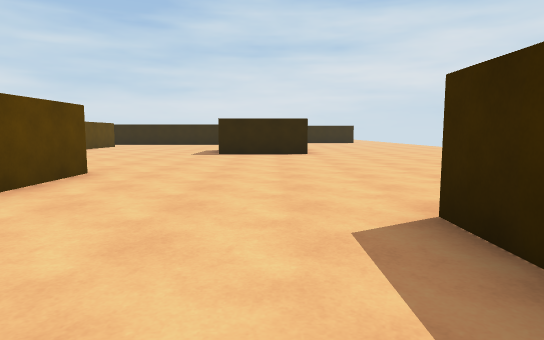
[1] (above)

24 first-person views from a walk through a 3-D level made in the Unity game engine. The camera is 1.2 m above the floor, tilts 6° down and sees 75° across. The floor is counted in squares, 2 m on a side. Each view is taken from the middle of a square. On the plan, view 1 faces up. The plan holds only what a view shows up to about 10 squares ahead; the rest is blank. The place goes on beyond the plan.

[2]
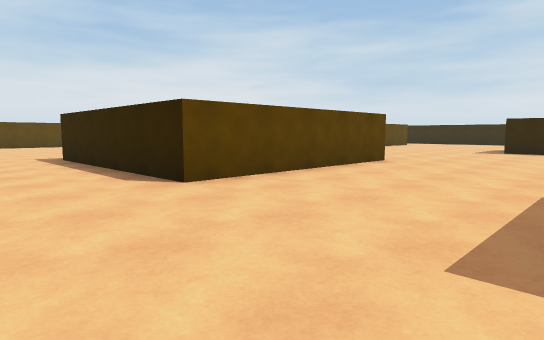

[3]
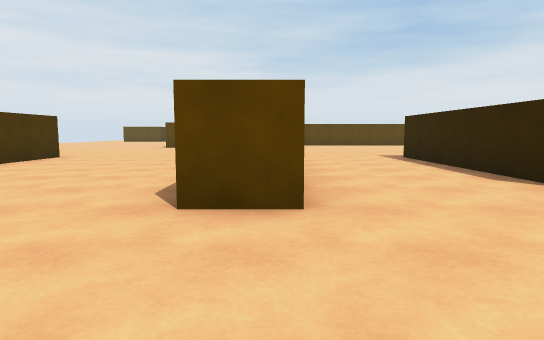

[4]
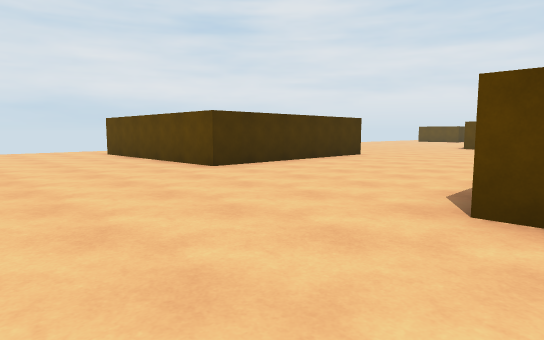

[5]
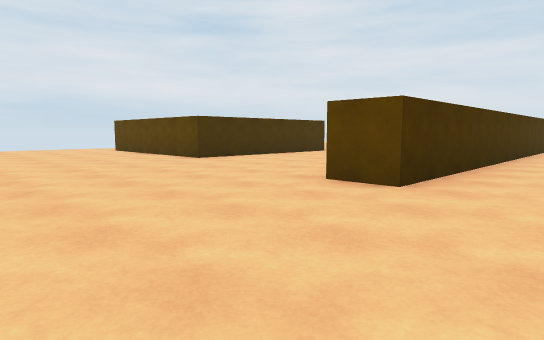

[6]
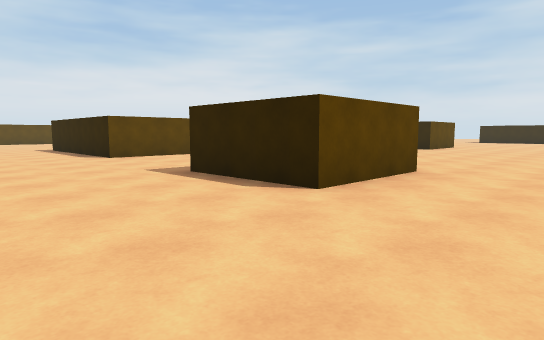

[7]
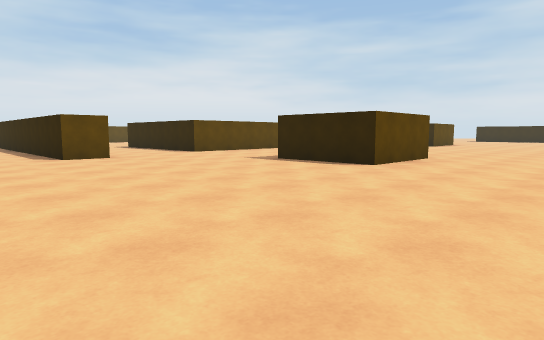

[8]
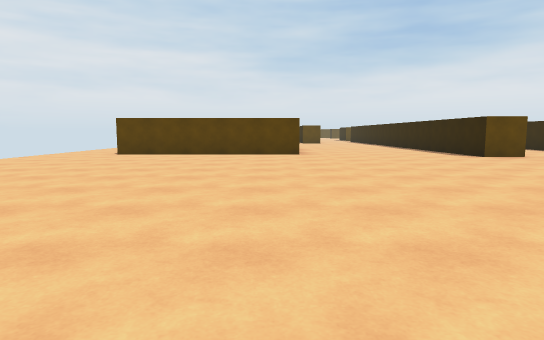

[9]
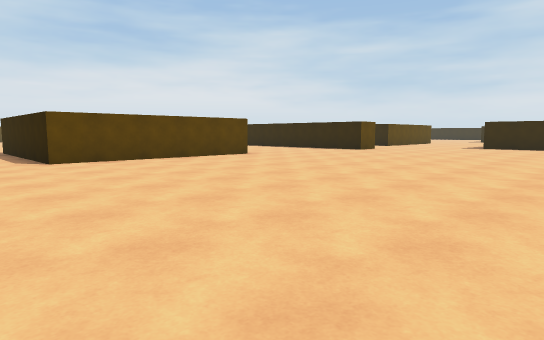

[10]
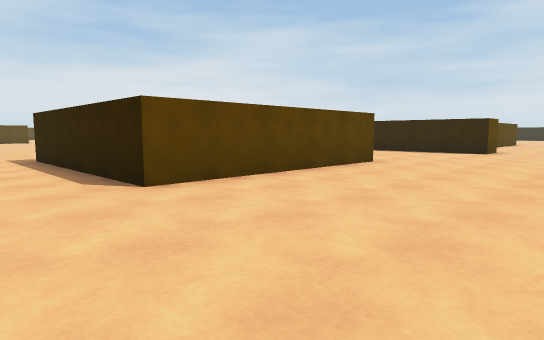

[11]
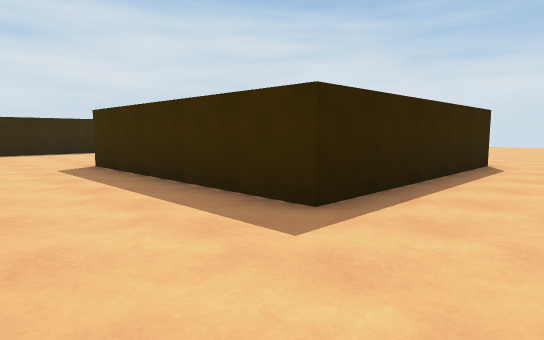

[12]
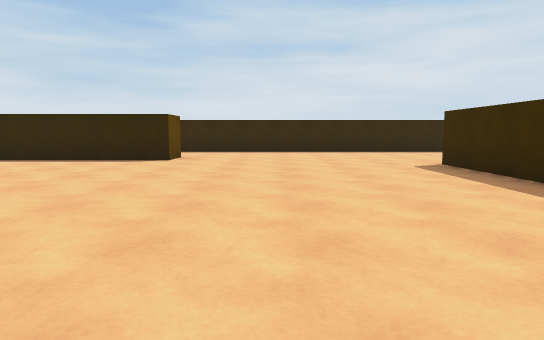

[13]
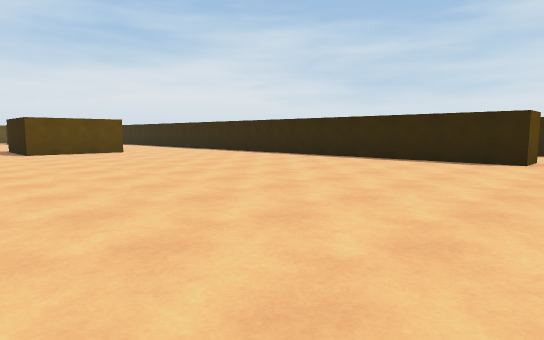

[14]
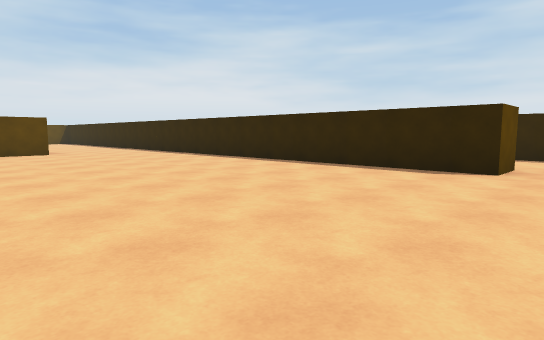

[15]
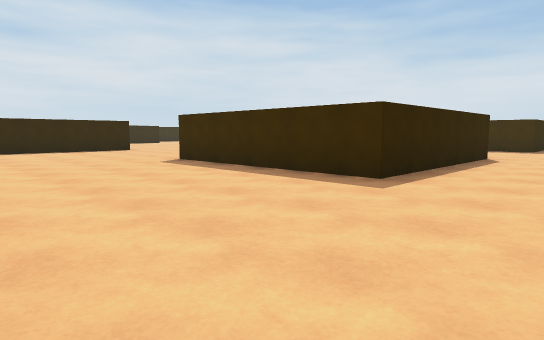

[16]
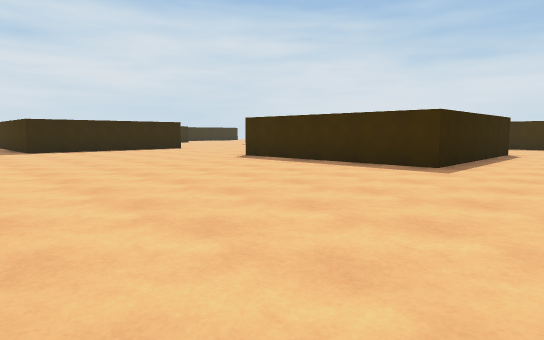

[17]
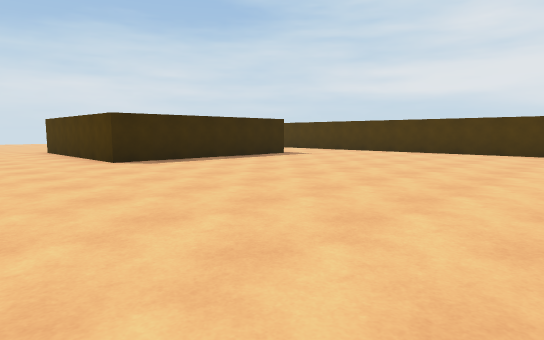

[18]
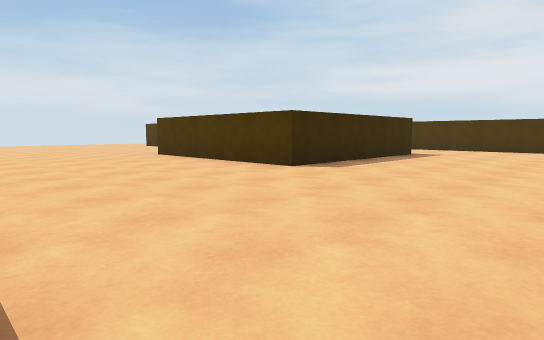

[19]
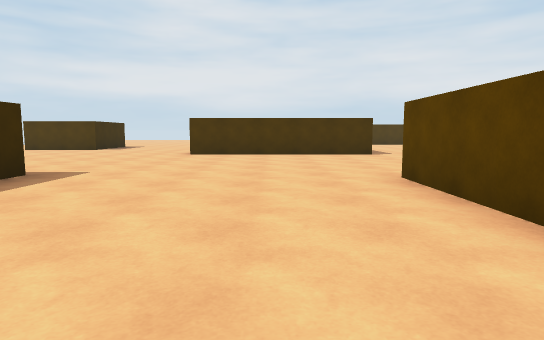

[20]
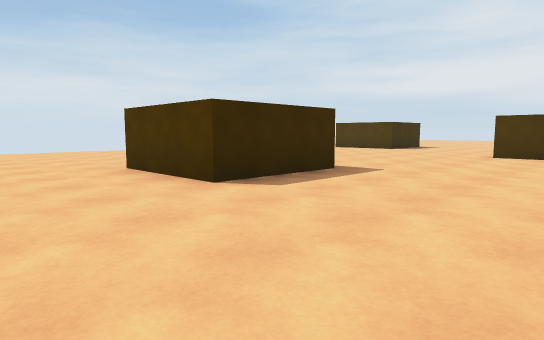

[21]
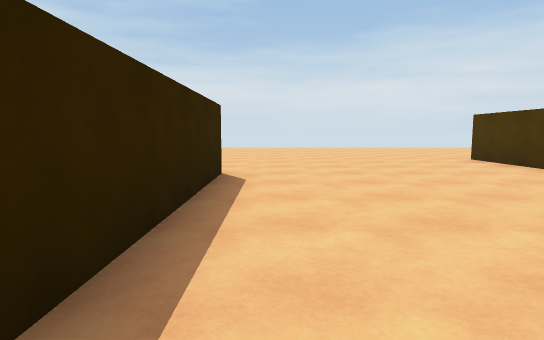

[22]
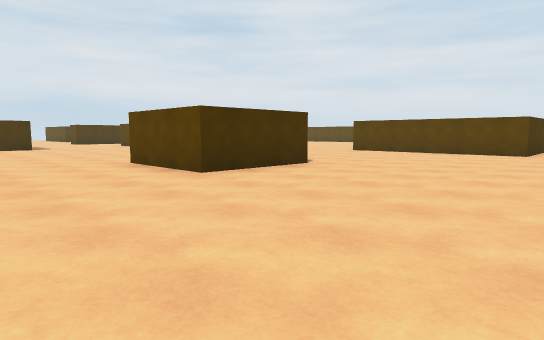

[23]
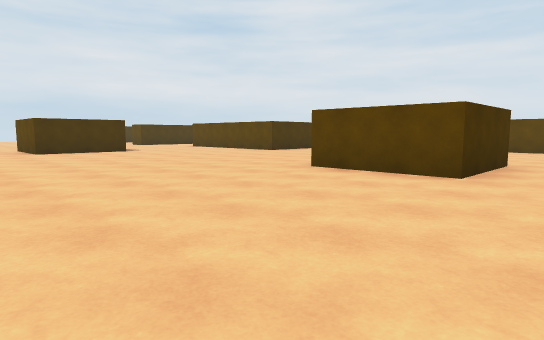

[24]
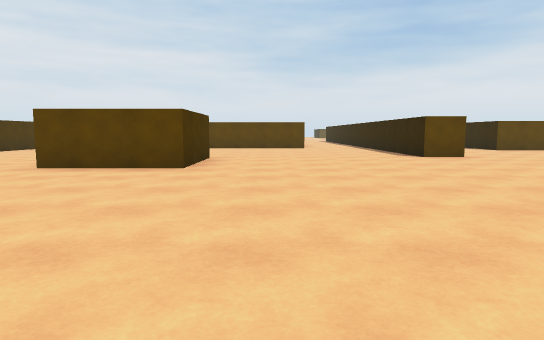

### Floor plan
Points are (right, up) in squares from view 1. A wall is a line through its corners. A room is listed if a view was taken in it or the views show most of it. See-through windows are left out.
Room 1 (views 1, 2, 3, 4, 5, 6, 7, 8, 9, 10, 11, 12, 13, 14, 15, 16, 17, 18, 19, 20, 21, 22, 23, 24)
walls: (-2.7, 0.3) (-7.7, 0.3) (-7.7, 5.2) (-2.7, 5.2) (-2.7, 0.3); (-7, -3.7) (-8.5, -3.7); (1.2, 1.5) (1.2, 2.5); (-2.7, -8.2) (-2.7, -13.3) (-7.7, -13.3) (-7.7, -8.2) (-2.7, -8.2); (3.2, 2.5) (3.7, 2.5) (3.7, 0) (1.1, 0); (-13.1, -3.7) (-13.8, -3.7); (-13.6, -2.7) (-1.8, -2.7) (-1.8, -3.7) (-5, -3.7); (-13.2, -6.1) (-13.2, -7.2) (-19.5, -7.2); (-1.5, 10) (-1.5, 12.5) (1, 12.5) (1, 10) (-1.5, 10); (-8.5, 15.3) (-6.8, 15.3) (-6.8, 10.2); (-1.8, 18.9) (-1.8, 17.7) (-6.1, 17.7)

Where each view was taken, in squares from view 1:
view 1: 0 up, 0 right, facing up
view 2: 2 down, 1 right, facing up-left
view 3: 3 down, 1 right, facing left
view 4: 3 down, 1 right, facing down-left
view 5: 1 down, 2 right, facing down-left
view 6: 3 down, 6 right, facing up-left
view 7: 6 down, 7 right, facing up-left
view 8: 9 down, 7 right, facing left
view 9: 15 down, 5 right, facing up-left
view 10: 15 down, 1 right, facing up-left
view 11: 15 down, 10 left, facing up-right
view 12: 15 down, 11 left, facing up
view 13: 15 down, 12 left, facing up-left
view 14: 13 down, 12 left, facing up-left
view 15: 2 down, 12 left, facing up-right
view 16: 2 down, 14 left, facing up-right
view 17: 8 up, 15 left, facing down-right
view 18: 10 up, 12 left, facing down-right
view 19: 15 up, 5 left, facing down
view 20: 15 up, 5 left, facing down-right
view 21: 17 up, 7 left, facing right
view 22: 17 up, 4 right, facing down-left
view 23: 14 up, 6 right, facing down-left
view 24: 14 up, 7 right, facing left
